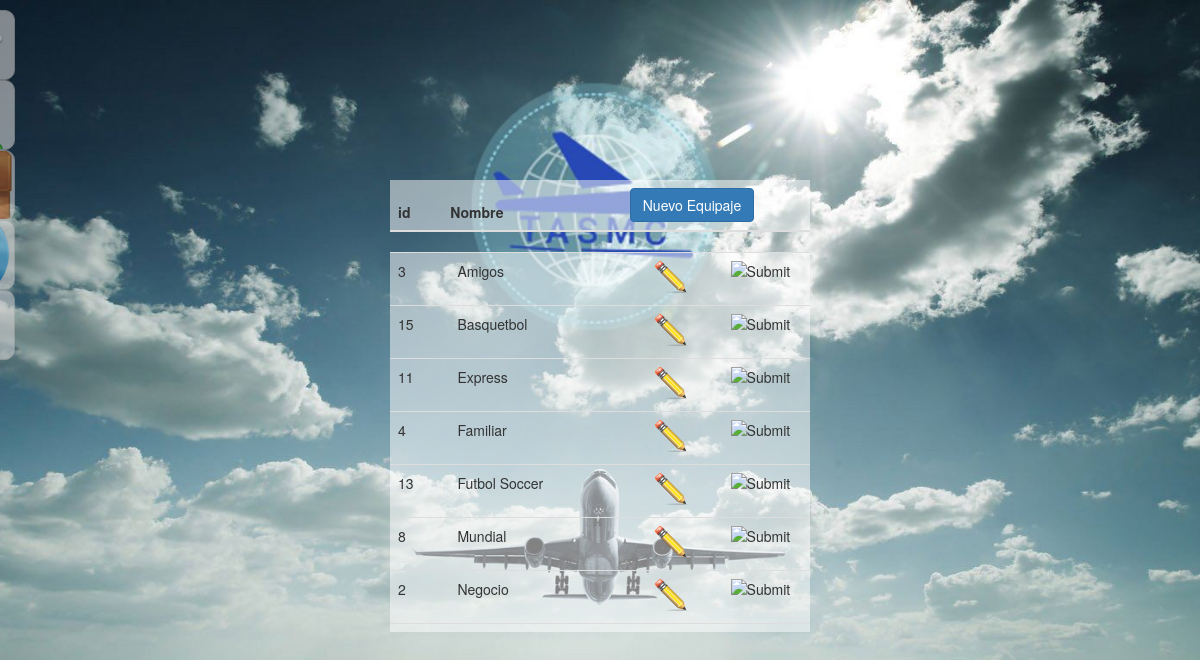
/index.php?action=equipaje (signed in), run on the app's committed database.
### tables this page shows
CREATE TABLE `equipaje` (
  `idEquipaje` int(11) NOT NULL AUTO_INCREMENT,
  `nombre` varchar(45) NOT NULL,
  PRIMARY KEY (`idEquipaje`),
  UNIQUE KEY `nombre_UNIQUE` (`nombre`)
);

### clases/BD.php (called while the page is built, shortened)
<?php
	class BD{
		private $conexion;
		public function BD($host,$usuario,$contrasena,$bd){
			$this->conexion = new mysqli($host, $usuario, $contrasena, $bd);
		}
		public function consulta($sql){
			$result = $this->conexion->query($sql);
			return $result;
		}
	}
?>

### secciones/equipaje.php (the view, shortened to what this page needs)
<?php
	include_once("clases/BD.php");
		if(isset($_SESSION['editar'])){
			$id = $_SESSION['editar'];
			unset($_SESSION['editar']);
			$bd = new BD("127.0.0.1","root","root","tasmc");
			if(isset($_SESSION['boxes'])){
				$cajas = $_SESSION['boxes'];
				foreach ($cajas as $value){
					$bd->consulta("insert into Equipaje_has_Objeto values(".$id.",".$value.")");
				}
				unset($_SESSION['boxes']);
			}
			if(isset($_SESSION['objeto'])){
				$bd->consulta("insert into Objeto values(null,'".$_SESSION['objeto']."','".$_SESSION['categoria']."')");
				unset($_SESSION['objeto']);
				unset($_SESSION['categoria']);
			}
			$query = $bd->consulta("select * from Equipaje where idEquipaje=".$id);
			$equipaje = "";
			while($row = $query->fetch_assoc()){
				$equipaje = $row['nombre'];
			}
			echo '
			<div class="form-group col-md-offset-4">
			  	<div class="col-md-3">
			  		<input id="objeto" name="objeto" type="text" placeholder="Objeto" class="form-control input-md">
			  	</div>
			  	<div class="col-md-3">
			  		<input id="categoria" name="categoria" type="text" placeholder="Categoría" class="form-control input-md">
			  	</div>
			  	<div class="col-md-2">
			    	<button id="singlebutton" name="singlebutton" onclick="agregar();" class="btn btn-primary">Agregar</button>
			  	</div>
			</div>
			';
			echo '
			<div class="table-header-editarEq">
				<table class="table">
					<thead>
						<tr>
							<th width="5%">'.$equipaje.'</th>
							<th width="20%">Objeto</th>
							<th width="20%">Categoría</th>
						</tr>
					</thead>
				</table>
			</div>';
			echo '
				<form method="post" action="index.php" id="form">
					<div class="tabla-editarEq">
						<table class="table table-hover table-strigger">
							<tbody>';
							$query = $bd->consulta("select * from Objeto");
							$queryEq = $bd->consulta("select o.idObjeto from Objeto as o, Equipaje as e, Equipaje_has_Objeto as h where o.idObjeto = h.Objeto_idObjeto and h.Equipaje_idEquipaje = e.idEquipaje and e.idEquipaje = ".$id);
							$bd->cerrarConexion();
							$objetos = array();
							while($row = $queryEq->fetch_assoc()){
								$objetos[$row['idObjeto']] = true;
							}
							while($row = $query->fetch_assoc()){
								if($row['idObjeto'] != 1){
										if(array_key_exists($row['idObjeto'], $objetos)){
											echo '<tr class="success"><td width="5%"><input type="checkbox" disabled name="checkboxes[]" id="checkboxes-0" value="'.$row['idObjeto'].'"></td>';
										}else{
											echo '<tr><td width="5%"><input type="checkbox" name="checkboxes[]" id="checkboxes-0" value="'.$row['idObjeto'].'"></td>';
										}
								echo '
										<td width="20%">'.$row["nombre"].'</td>
										<td width="20%">'.$row["categoria"].'</td>
									</tr>
									';
								}
							}
						echo '	</tbody>
							</table>
						</div>
					</form>
						<div class="form-group col-md-offset-5">
					  		<div class="col-md-8">
							    <button type="submit" form="form" name="agregar" value="'.$id.'" class="btn btn-success">Guardar</button>
							    <button id="button2id" name="button2id" onclick="regresar();" class="btn btn-danger">Cancelar</button>
					  		</div>
					  	</div>
				<script>
					function agregar(){
						confirmar = confirm("¿Estás seguro de crear este objeto?");
						if(confirmar){
							window.location="index.php?action=equipaje&editar='.$id.'&objeto="+document.getElementById("objeto").value+"&categoria="+document.getElementById("categoria").value;
						}
					}
					function regresar(){
						window.location="index.php?action=equipaje";
					}
				</script>
			';
		}else{
			echo '
			<div class="table-header-equipaje">
				<table class="table">
					<thead>
						<tr>
							<th width="5%">id</th>
							<th width="20%">Nombre</th>
							<th width="10%"><button type="button" onclick="nuevo()" class="btn btn-primary">Nuevo Equipaje</button></th>
						</tr>
					</thead>
				</table>
			</div>
			<div class="tabla-equipaje">
				<table class="table table-hover table-strigger">
					<tbody>';
					$bd = new BD("127.0.0.1","root","root","tasmc");
					$query = $bd->consulta("select * from Equipaje");
					while($row = $query->fetch_assoc()){
						if($row['idEquipaje'] != 1){
							echo '
							<tr>
								<td width="5%">'.$row["idEquipaje"].'</td>
								<td width="20%">'.$row["nombre"].'</td>
								<td width="5%"><input type="image" src="img/editar.png" onclick="editar(this)" name="'.$row["idEquipaje"].'"></td>
								<td width="5%"><input type="image" src="img/eliminar.png" onclick="eliminar(this)" name="'.$row["idEquipaje"].'"></td>
							</tr>
							';
						}
					}
				echo '	</tbody>
					</table>
				</div> ';
		}
?>

### css/style.css (style rules this page uses)
.tabla-equipaje { background-color: rgba(255,255,255,0.5); margin: 0 32.5% 0 32.5%; width: 35%; height: 380px; overflow: auto; }
.table-header-equipaje { background-color: rgba(255,255,255,0.5); margin: 15% 32.5% 0 32.5%; width: 35%; }

### index.php (style rules this page uses)
body { background:url("img/fondoIndex.jpg")no-repeat center fixed; -webkit-background-size: cover; -moz-background-size: cover; -o-background-size: cover; background-size: cover; }

### data on the page
equipaje: idEquipaje "3", nombre "Amigos"
equipaje: idEquipaje "15", nombre "Basquetbol"
equipaje: idEquipaje "11", nombre "Express"
equipaje: idEquipaje "4", nombre "Familiar"
equipaje: idEquipaje "13", nombre "Futbol Soccer"
equipaje: idEquipaje "8", nombre "Mundial"
equipaje: idEquipaje "2", nombre "Negocio"
